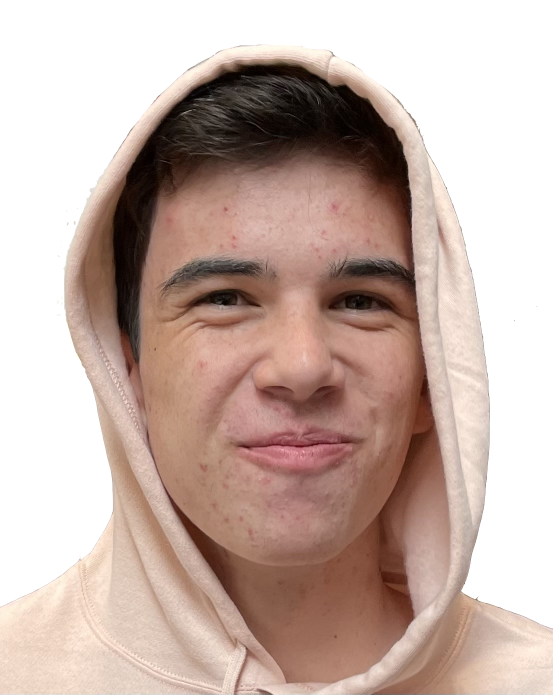
#> input picture brian.jpg, 1106 x 1389 px (shown at 1/2 size)
$ python preview_image.py
#> lines starting #> are read from the running program, lines starting #| are printed output that depends on the picture; after the words box and inside, x2 and y2 are one past the last pixel; in counts of white or black regions, pixels touching at a corner belong together
#> further down, input_img is the input picture: shape (1389, 1106, 3); mean B, G, R 167.6, 176.2, 197.6
### image_processing.py

import cv2
import numpy as np
import time
import math


import posterize
import utilities
import rust
import auto_edge


# from test import *


# [39 lines left out: function plot_segments, not called in this run]


def process_edges_raw(input_img, blur_radius = 11, lower_thresh = 0, upper_thresh = 20, aperture_size = 3, bind_dist = 10, area_cut = 3,
        min_len = 20, calc_rogues = False):

#> called with blur_radius = 11, lower_thresh = 0, upper_thresh = 20, aperture_size = 3, bind_dist = 10, area_cut = 3, min_len = 20, calc_rogues = False
    t0 = time.time()

    gray = cv2.cvtColor(input_img,cv2.COLOR_BGR2GRAY)
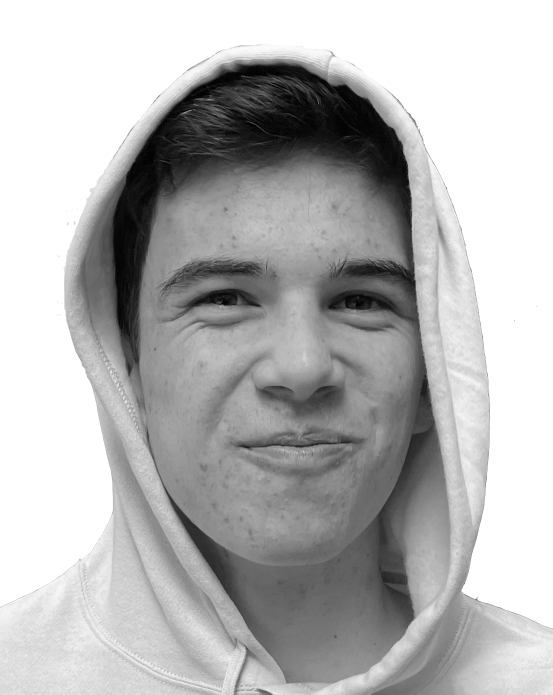
#> gray: shape (1389, 1106) (shown at 1/2 size); min 0, max 255, mean 181.6
    gray = cv2.GaussianBlur(gray, (blur_radius, blur_radius), 0)

    edges = cv2.Canny(gray, lower_thresh, upper_thresh, apertureSize=aperture_size)
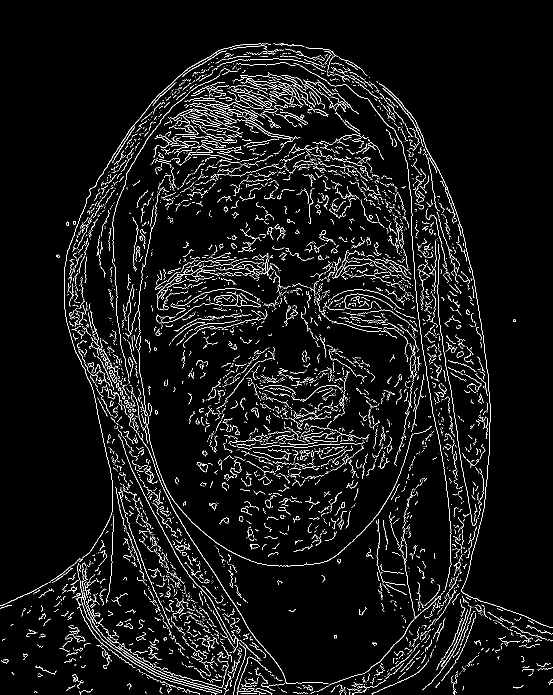
#> edges: shape (1389, 1106) (shown at 1/2 size); 5% white in thin lines or dots
    # edges = auto_edge.auto_canny(gray, sigma)

    # cv2.imshow("edges", edges)
    cv2.imwrite("edges.png", edges)
    # [9 lines of commented-out code are left out]

    edges = edges.astype(bool)
#> edges: shape (1389, 1106) bool; 5% white in thin lines or dots
    edges = edges.tolist()
#> edges = 1389 items


    max_size = max(input_img.shape[:2])
#> max_size = 1389


    segments = rust.process_image(edges, area_cut, 3, min_len, bind_dist, calc_rogues)

    for i, seg in enumerate(segments):
        for j, point in enumerate(seg):
            segments[i][j] = (point[0]/max_size,point[1]/max_size)

    print(f"took {time.time()-t0: .2f} seconds to process edges")


    # print("Finished Edges")


    return segments

# [109 lines left out: functions process_shading_raw, process_shading_raw_wave, not called in this run]

def process_combo_raw(input_img, blur_radius = 11, lower_thresh = 0, upper_thresh = 20, aperture_size = 3, bind_dist = 10, area_cut = 3,
        min_len = 20, calc_rogues = False, blur_radius_shade = 21, line_dist = 5, theta = None, bind_dist_shade = 10, area_cut_shade = 10,
        min_len_shade = 15, thresholds = [10, 30, 50, 80]):

    print("starting edge processing")
    segments = process_edges_raw(input_img, blur_radius, lower_thresh, upper_thresh, aperture_size, bind_dist, area_cut,
        min_len, calc_rogues)
    print("starting shading processing")
    segments.extend(process_shading_raw(input_img, blur_radius_shade, line_dist, theta, bind_dist_shade, area_cut_shade,
        min_len_shade, thresholds))
    print("finished pre processing")


    return segments

# [9 lines left out: function render_combo, not called in this run]


# [12 lines that do not run on import are left out]


    # [9 lines of commented-out code are left out]

### preview_image.py
import time
import image_processing


def main(input_img):

    segments = image_processing.process_combo_raw(input_img)
#     segments = trajectory_planning.calc_path(segments, 5, .01, 1, 120)
    image_processing.plot_segments(segments)


if __name__ == "__main__":
    import cv2
    filename = "brian.jpg"
    input_img = cv2.imread(filename)

    # input_img = utilities.resize(input_img, 800, int(800 * input_img.shape[0] / input_img.shape[1]))


    main(input_img)
#> (the call stopped at in process_edges_raw, `segments = rust.process_image(edges, area_cut, 3, min_len, bind_dist, ..`: rust is not available in this run)

$ run again, with obama.png saved as brian.jpg
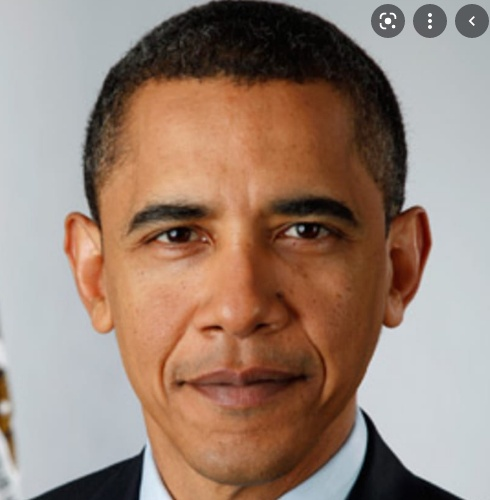
#> input picture obama.png, 490 x 500 px
#> input_img is the input picture: shape (500, 490, 3); mean B, G, R 117.4, 131.1, 154.3
#> in process_edges_raw, `gray = cv2.cvtColor(input_img,cv2.COLOR_BGR2GRAY)`:
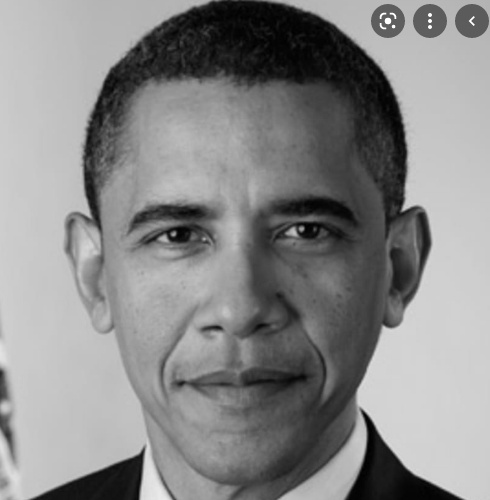
#> gray: shape (500, 490); min 0, max 255, mean 136.5
#> in process_edges_raw, `edges = cv2.Canny(gray, lower_thresh, upper_thresh, apertureSize=apert..`:
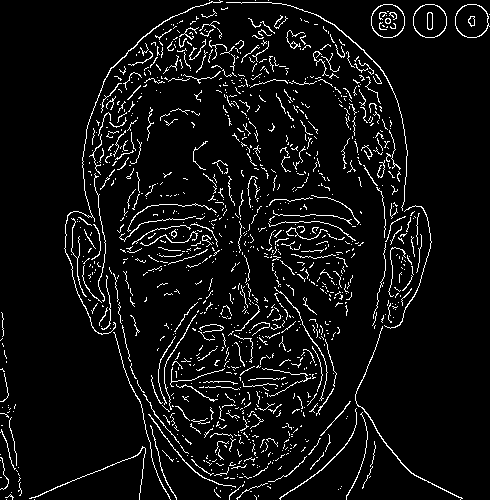
#> edges: shape (500, 490); 6.2% white in thin lines or dots
#> in process_edges_raw, `edges = edges.tolist()`: edges = 500 items

$ run again, with s1.jpg copied over brian.jpg
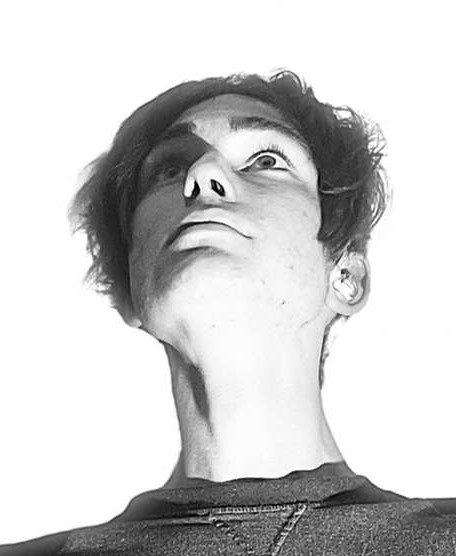
#> input picture s1.jpg, 456 x 556 px
#> input_img is the input picture: shape (556, 456, 3); min 0, max 255, mean 206
#> in process_edges_raw, `gray = cv2.GaussianBlur(gray, (blur_radius, blur_radius), 0)`:
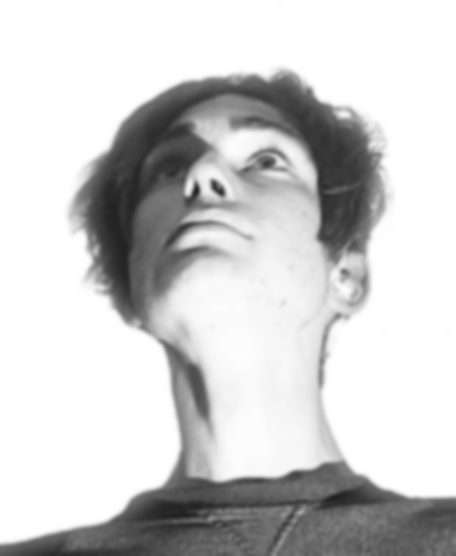
#> gray: shape (556, 456); min 32, max 255, mean 206
#> in process_edges_raw, `edges = cv2.Canny(gray, lower_thresh, upper_thresh, apertureSize=apert..`:
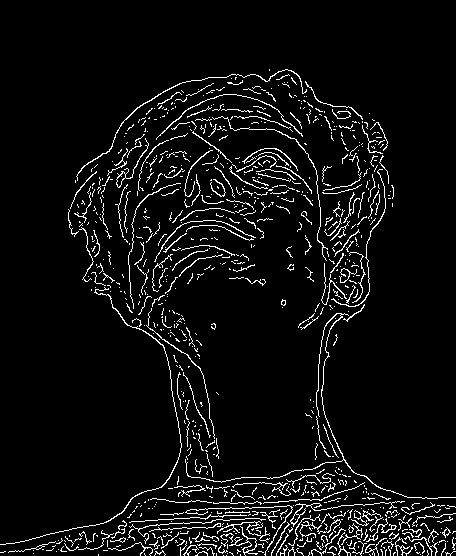
#> edges: shape (556, 456); 5.7% white in thin lines or dots, all inside (x1, y1, x2, y2) = (0, 69, 456, 556)
#> in process_edges_raw, `edges = edges.tolist()`: edges = 556 items

$ run again, with IMG_4782.jpg copied over brian.jpg
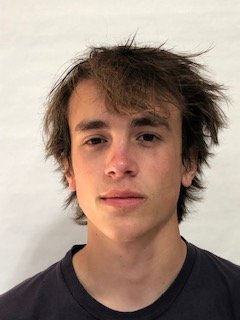
#> input picture IMG_4782.jpg, 240 x 320 px
#> input_img is the input picture: shape (320, 240, 3); mean B, G, R 130.2, 142.8, 163.1
#> in process_edges_raw, `gray = cv2.GaussianBlur(gray, (blur_radius, blur_radius), 0)`:
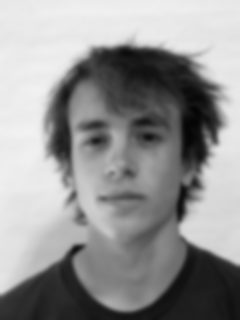
#> gray: shape (320, 240); min 5, max 242, mean 147.5
#> in process_edges_raw, `edges = cv2.Canny(gray, lower_thresh, upper_thresh, apertureSize=apert..`:
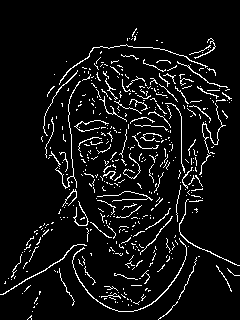
#> edges: shape (320, 240); 6.7% white in thin lines or dots
#> in process_edges_raw, `edges = edges.tolist()`: edges = 320 items
